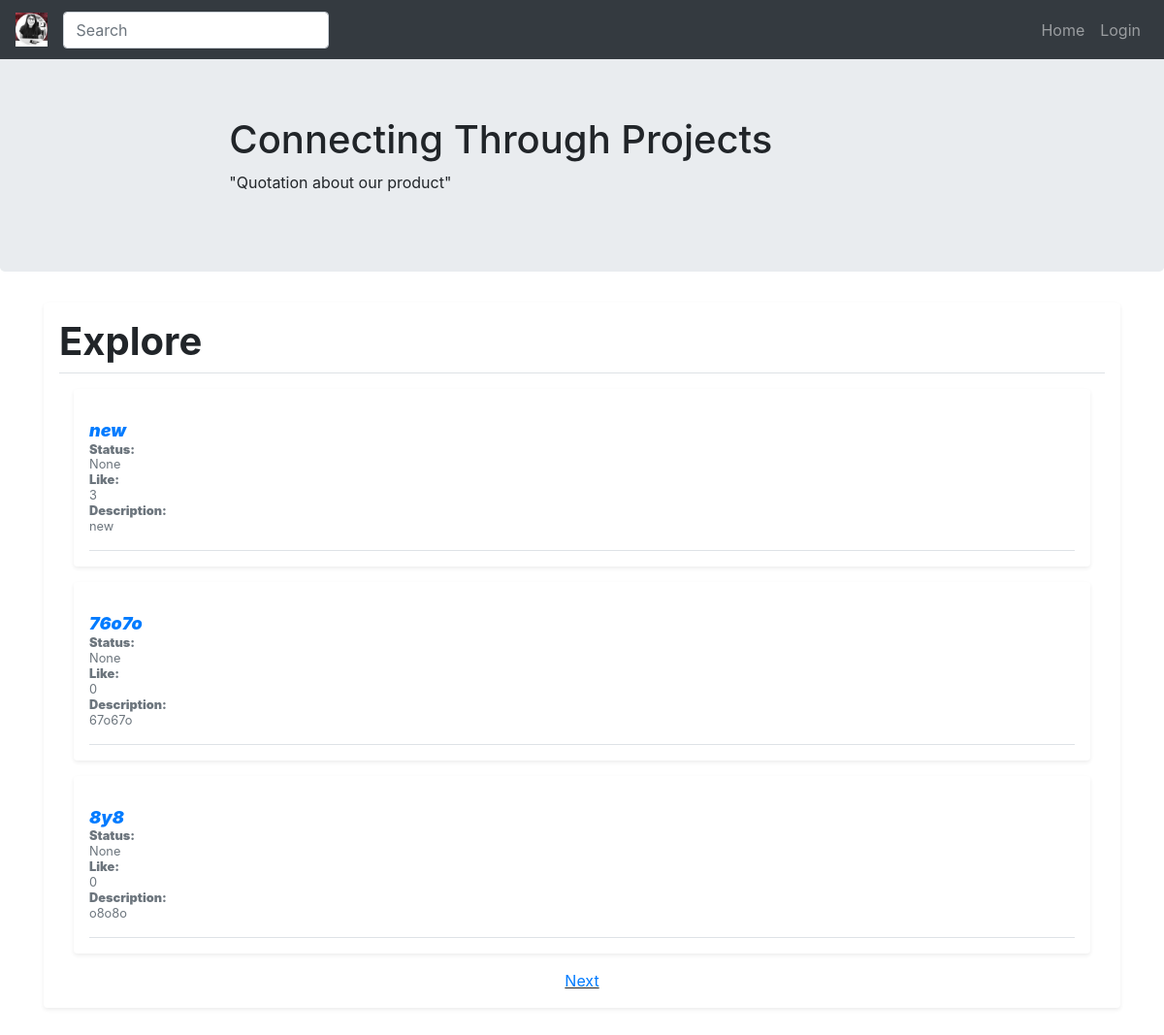
The page /index on the database as committed earlier.
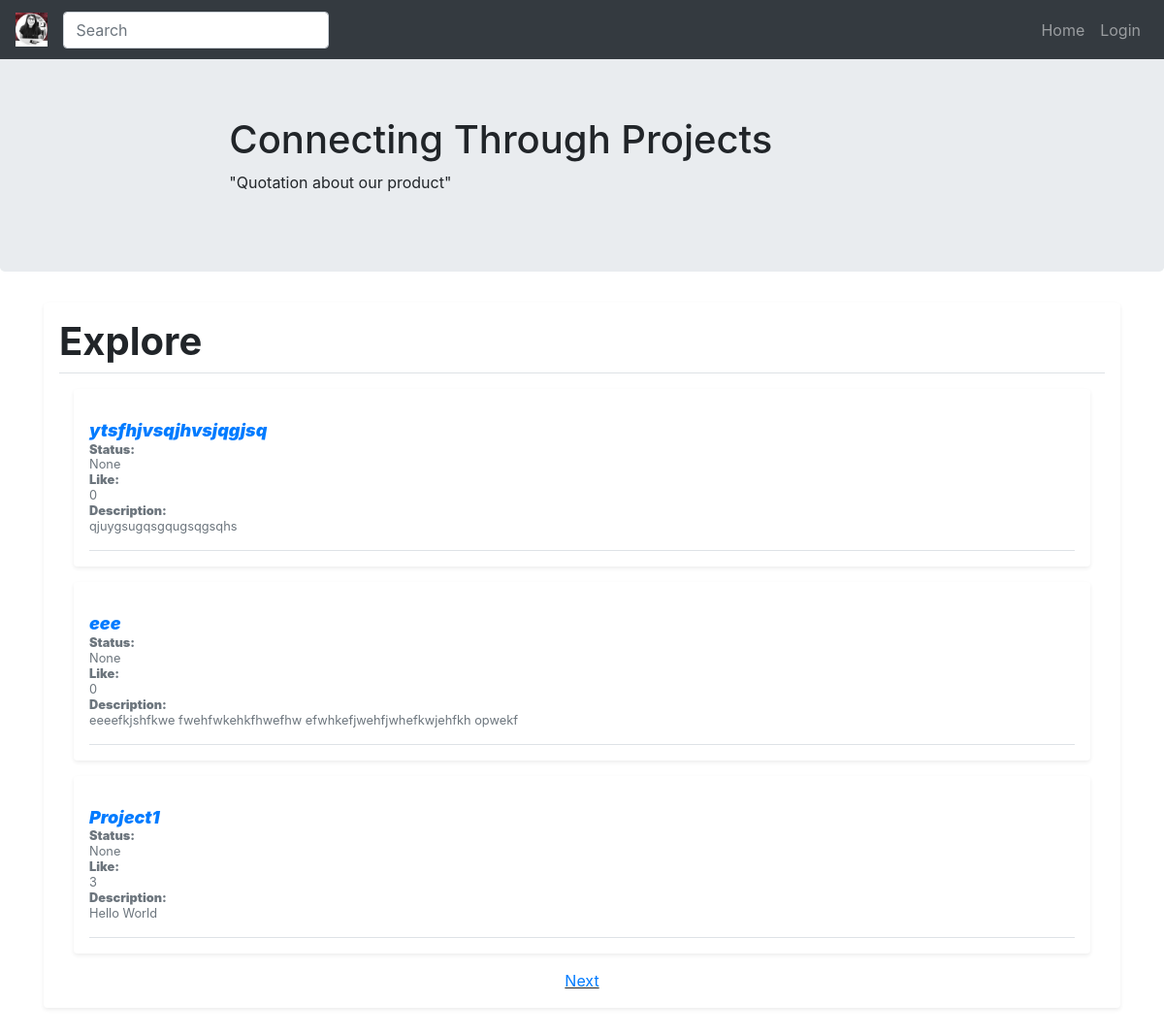
The same page on the database as committed later.
### app/models/project.py (models this page shows, shortened)
class Project(db.Model):
    __tablename__ = 'projects'
    id = db.Column(db.Integer, primary_key=True)
    name = db.Column(db.String(64))
    description = db.Column(db.String(1024))
    status = db.Column(db.String(64))
    creation_date = db.Column(db.DateTime, index=True, default=datetime.utcnow)
    last_update = db.Column(db.DateTime, index=True, default=datetime.utcnow)
    tags = db.relationship('Tag', secondary=project_tags, lazy='dynamic',
                           backref=db.backref('projects', lazy='dynamic'))
    skills = db.relationship('Skill', secondary=project_skills, lazy='dynamic',
                             backref=db.backref('projects', lazy='dynamic'))
    membership_requests = db.relationship('User', secondary=project_requests, lazy='dynamic',
                                          backref=db.backref('membership_requests', lazy='dynamic'))
    def likes(self):
        return self.liked_by.count()

### app/main/routes.py (the view)
@bp.route('/')
@bp.route('/home')
@bp.route('/index')
def explore():
    items_per_page = request.args.get('items_per_page', current_app.config['DEFAULT_ITEMS_PER_PAGE'], type=int)
    page_no = request.args.get('page', 1, type=int)
    projects = Project.query.order_by(Project.last_update.desc()).paginate(page_no, items_per_page, False)
    next_url = url_for('main.explore', page=projects.next_num) if projects.has_next else None
    prev_url = url_for('main.explore', page=projects.prev_num) if projects.has_prev else None
    print(projects.has_next)
    print(next_url)
    return render_template('explore.html', title='Explore', projects=projects.items,
                           next_url=next_url, prev_url=prev_url)

### app/templates/explore.html
{% extends "navbar(demo).html" %}
{% block content %}
    {% include "project_list(demo).html" %}
{% endblock %}

### app/templates/project_list(demo).html (shortened to what this page needs)
<!DOCTYPE html>
<html lang="en"><head><meta http-equiv="Content-Type" content="text/html; charset=UTF-8">
    <link href="./static/Navbar Template for Bootstrap_files/bootstrap.min.css" rel="stylesheet">
    <link href="./static/Navbar Template for Bootstrap_files/navbar.css" rel="stylesheet">
    <link href="./static/Offcanvas template for Bootstrap_files/bootstrap.min.css" rel="stylesheet">
    <link href="./static/Offcanvas template for Bootstrap_files/offcanvas.css" rel="stylesheet">
  </head>
<body>
  {% for project in projects %}
    <main role="main" class="container">
      <div class="my-3 p-3 bg-white rounded shadow-sm">
        <div class="media text-muted pt-3">
          <p class="media-body pb-3 mb-0 small lh-125 border-bottom border-gray">
            <strong class="d-block text-gray-dark"> <a class="d-block text-gray-dark" href="{{ url_for( 'main.project', project_id=project.id) }}"><b><i><font size="4">{{project.name}}</font></i></b></a></strong>
            <strong class="d-block text-gray-dark"><b>Status: </b></strong>{{project.status}}
            <strong class="d-block text-gray-dark"><b>Like: </b></strong>{{project.likes()}}
            <strong class="d-block text-gray-dark"><b>Description: </b></strong>{{project.description}}
          </p>
        </div>
      </div>
    </main>
  {% endfor %}
  <div align="center"><u>
    {% if next_url %}
    <a href="{{ next_url }}">Next</a>
    {% endif %}
  </u></div>
</body>
</body></html>

Rows that differ between the two databases and show on the page:
no longer on this page (row unchanged): Project: name "new", status "None", likes "3", description "new"
no longer on this page (row unchanged): Project: name "76o7o", status "None", likes "0", description "67o67o"
no longer on this page (row unchanged): Project: name "8y8", status "None", likes "0", description "o8o8o"
added Project: name "ytsfhjvsqjhvsjqgjsq", status "None", likes "0", description "qjuygsugqsgqugsqgsqhs"
added Project: name "eee", status "None", likes "0", description "eeeefkjshfkwe fwehfwkehkfhwefhw efwhkefjwehfjwhefkwjehfkh opwekf"
added Project: name "Project1", status "None", likes "3", description "Hello World"
